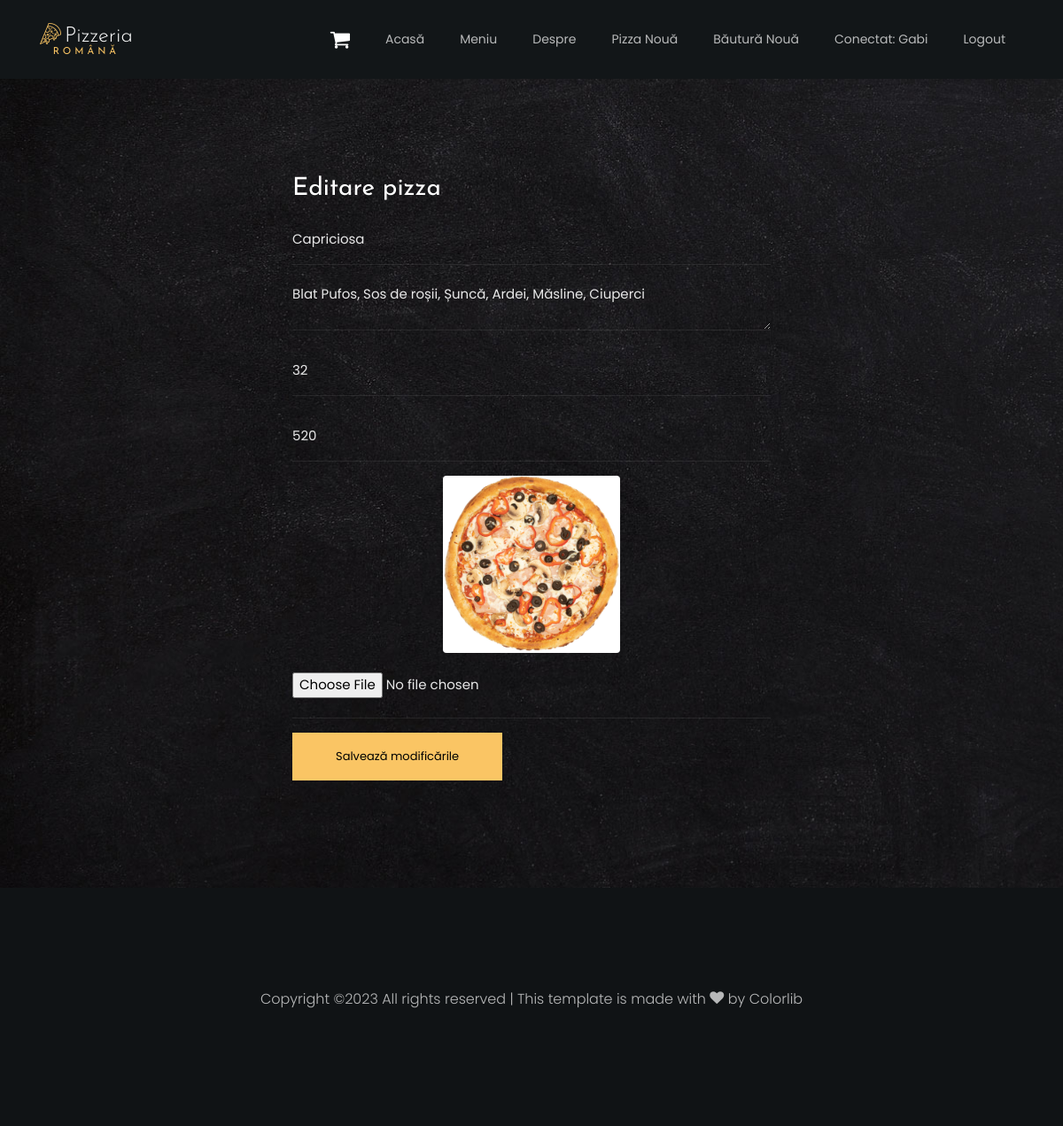
The page /edit.php?pizza=4 (signed in) on the database its author committed.
### tables this page shows
CREATE TABLE `user` (
  `id` int NOT NULL,
  `lastname` varchar(50) NOT NULL,
  `firstname` varchar(50) NOT NULL,
  `email` varchar(50) NOT NULL,
  `phone` varchar(20) NOT NULL,
  `password` varchar(200) NOT NULL,
  `admin` tinyint(1) NOT NULL
);

CREATE TABLE `pizza` (
  `id` int NOT NULL,
  `name` varchar(50) NOT NULL,
  `ingredients` text NOT NULL,
  `price` float NOT NULL,
  `weight` float NOT NULL,
  `image` varchar(255) NOT NULL
);

### logger.php (called while the page is built, shortened)
<?php
require_once "database.php";
$db = new DataBase();
class Logger
{
    public static function GetUser()
    {
        if (isset($_SESSION['user-lastname']))
        {
            $user = array(
                'id' => $_SESSION['user-id'],
                'lastname' => $_SESSION['user-lastname'],
                'firstname' => $_SESSION['user-firstname'],
                'email' => $_SESSION['user-email'],
                'phone' => $_SESSION['user-phone'],
            );
            return $user;
        }
        return NULL;
    }
    public static function IsLogged()
    {
        return Logger::GetUser() != NULL;
    }
    public static function IsAdmin()
    {
        global $db;
        $user = Logger::GetUser();
        $db_user = $db->Get('user', 'email', $user['email']);
        if ($db_user != NULL && $db_user['admin'] == 1)
            return true;
        return false;
    }
}
?>

### database.php (called while the page is built, shortened)
<?php
class DataBase
{
    private $connection = NULL;
    public function __construct()
    {
        $this->connection = mysqli_connect('localhost', 'gabi', '2002', 'pizzeria')
        or die("Failed to connect: ".mysqli_error($this->connection));
    }
    public function Get($table, $column = NULL, $value = NULL, $sort = NULL, $sort_column = NULL)
    {
        if ($column == NULL || $value == NULL)
            $sql_command = "SELECT * FROM $table";
        else
            $sql_command = "SELECT * FROM $table WHERE $column = '$value'";
        $result = mysqli_query($this->connection, $sql_command) or die(mysqli_error($this->connection));
        if ($result->num_rows == 1)
            return mysqli_fetch_assoc($result);
        $arr = array();
        return $arr;
    }
}
?>

### edit.php (the view, shortened to what this page needs)
<?php
include "layout/head.php";
?>
<body>
<?php
include "layout/navbar.php";
?>
<section class="ftco-section contact-section">
    <div class="container">
        <div class="row block-9">
            <div class="col-md-3"></div>
                <div class="col-md-6 ftco-animate">
                    <?php
                    if (isset($_GET['pizza']))
                    {
                        $pizza = $db->Get("pizza", "id", $_GET['pizza']);
                    ?>
                    <h3>Editare pizza</h3>
                    <form method="POST" action="#" class="contact-form" enctype="multipart/form-data">
                        <div class="form-group">
                            <input name="name" type="text" class="form-control" placeholder="Nume*" value="<?php echo $pizza['name']; ?>" required>
                        </div>
                        <div class="form-group">
                            <textarea name="ingredients" type="text" class="form-control" placeholder="Ingrediente*" required><?php echo $pizza['ingredients']; ?></textarea>
                        </div>
                        <div class="form-group">
                            <input name="price" type="number" step="0.5" class="form-control" placeholder="Preț*" value="<?php echo $pizza['price']; ?>" required>
                        </div>
                        <div class="form-group">
                            <input name="weight" type="number" step="0.5" class="form-control" placeholder="Gramaj*" value="<?php echo $pizza['weight']; ?>" required>
                        </div>
                        <div class="form-group text-center">
                            <img src="<?php echo $pizza['image']; ?>" alt="Încărcarea imaginii a eșuat" class="rounded mx-auto d-block" style="max-height:200px; max-width: 50%;">
                        </div>
                        <div class="form-group">
                            <input name="image" type="file" class="form-control" value="Imagine*">
                        </div>
                        <div class="form-group">
                            <input name="save-pizza" type="submit" value="Salvează modificările" class="btn btn-primary py-3 px-5">
                        </div>
                    </form>
                    <?php
                    }
                    ?>
                </div>
            </div>
        </div>
</section>
<?php
include "layout/end.php";
?>
</body>

### layout/navbar.php (shortened to what this page needs)
<?php
include "logger.php";
?>
<nav class="navbar navbar-expand-lg navbar-dark ftco_navbar bg-dark ftco-navbar-light" id="ftco-navbar">
	<div class="container">
	    <a class="navbar-brand" href="index.php"><span class="flaticon-pizza-1 mr-1"></span>Pizzeria<br><small>Română</small></a>
	    <div class="collapse navbar-collapse" id="ftco-nav">
	        <ul class="navbar-nav ml-auto">
				<li class="nav-item"><a href="cart.php" class="nav-link"><i class="fa fa-shopping-cart" style="font-size:24px;color:white"></i></a></li>
	            <li class="nav-item"><a href="index.php" class="nav-link">Acasă</a></li>
	            <li class="nav-item"><a href="menu.php" class="nav-link">Meniu</a></li>
	            <li class="nav-item"><a href="about.php" class="nav-link">Despre</a></li>
	            <?php
				if (!Logger::IsLogged())
				{
					echo "<li class='nav-item'><a href='login.php' class='nav-link'>Autentificare</a></li>";
				}
				else
				{
					$user = Logger::GetUser();
					if (Logger::IsAdmin())
					{
						echo "<li class='nav-item'><a href='add-pizza.php' class='nav-link'>Pizza Nouă</a></li>";
						echo "<li class='nav-item'><a href='add-drink.php' class='nav-link'>Băutură Nouă</a></li>";
					}
					echo "<li class='nav-item'><a href='' class='nav-link'>Conectat: ".$user['firstname']."</a></li>";
					echo "<li class='nav-item'><a href='logout.php' class='nav-link'>Logout</a></li>";
				}
				?>
	        </ul>
	    </div>
	</div>
</nav>

### rows shown on the page
user: firstname "Gabi"
pizza: name "Capriciosa", ingredients "Blat Pufos, Sos de roșii, Șuncă, Ardei, Măsline, Ciuperci", price "32", weight "520", image (picture)
